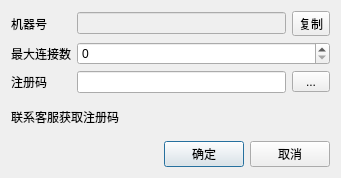
<?xml version="1.0" encoding="UTF-8"?>
<ui version="4.0">
 <class>system_setting_mobile_max_connect</class>
 <widget class="QDialog" name="system_setting_mobile_max_connect">
  <property name="geometry">
   <rect>
    <x>0</x>
    <y>0</y>
    <width>341</width>
    <height>178</height>
   </rect>
  </property>
  <property name="windowTitle">
   <string>Dialog</string>
  </property>
  <layout class="QVBoxLayout" name="verticalLayout">
   <item>
    <layout class="QGridLayout" name="gridLayout">
     <item row="0" column="0">
      <widget class="QLabel" name="label">
       <property name="text">
        <string>机器号</string>
       </property>
      </widget>
     </item>
     <item row="0" column="1">
      <widget class="QLineEdit" name="lineEdit_hardware_id">
       <property name="enabled">
        <bool>false</bool>
       </property>
      </widget>
     </item>
     <item row="0" column="2">
      <widget class="QToolButton" name="toolButton_copy">
       <property name="text">
        <string>复制</string>
       </property>
       <property name="outer_stylesheet" stdset="0">
        <string>pushbutton</string>
       </property>
      </widget>
     </item>
     <item row="1" column="0">
      <widget class="QLabel" name="label_2">
       <property name="text">
        <string>最大连接数</string>
       </property>
      </widget>
     </item>
     <item row="2" column="0">
      <widget class="QLabel" name="label_3">
       <property name="text">
        <string>注册码</string>
       </property>
      </widget>
     </item>
     <item row="2" column="1">
      <widget class="QLineEdit" name="lineEdit_auth_code"/>
     </item>
     <item row="2" column="2">
      <widget class="QToolButton" name="toolButton">
       <property name="sizePolicy">
        <sizepolicy hsizetype="Preferred" vsizetype="Fixed">
         <horstretch>0</horstretch>
         <verstretch>0</verstretch>
        </sizepolicy>
       </property>
       <property name="text">
        <string>...</string>
       </property>
       <property name="outer_stylesheet" stdset="0">
        <string>pushbutton</string>
       </property>
      </widget>
     </item>
     <item row="1" column="1" colspan="2">
      <widget class="lds_spinbox" name="lineEdit_mobile_connect_max_value"/>
     </item>
    </layout>
   </item>
   <item>
    <widget class="QLabel" name="label_4">
     <property name="text">
      <string>联系客服获取注册码</string>
     </property>
    </widget>
   </item>
   <item>
    <layout class="QHBoxLayout" name="horizontalLayout">
     <item>
      <spacer name="horizontalSpacer">
       <property name="orientation">
        <enum>Qt::Horizontal</enum>
       </property>
       <property name="sizeHint" stdset="0">
        <size>
         <width>40</width>
         <height>20</height>
        </size>
       </property>
      </spacer>
     </item>
     <item>
      <widget class="QPushButton" name="pushButton_ok">
       <property name="text">
        <string>确定</string>
       </property>
      </widget>
     </item>
     <item>
      <widget class="QPushButton" name="pushButton_cancel">
       <property name="text">
        <string>取消</string>
       </property>
      </widget>
     </item>
    </layout>
   </item>
  </layout>
 </widget>
 <customwidgets>
  <customwidget>
   <class>lds_spinbox</class>
   <extends>QSpinBox</extends>
   <header>lds_spinbox.h</header>
  </customwidget>
 </customwidgets>
 <resources/>
 <connections/>
</ui>
